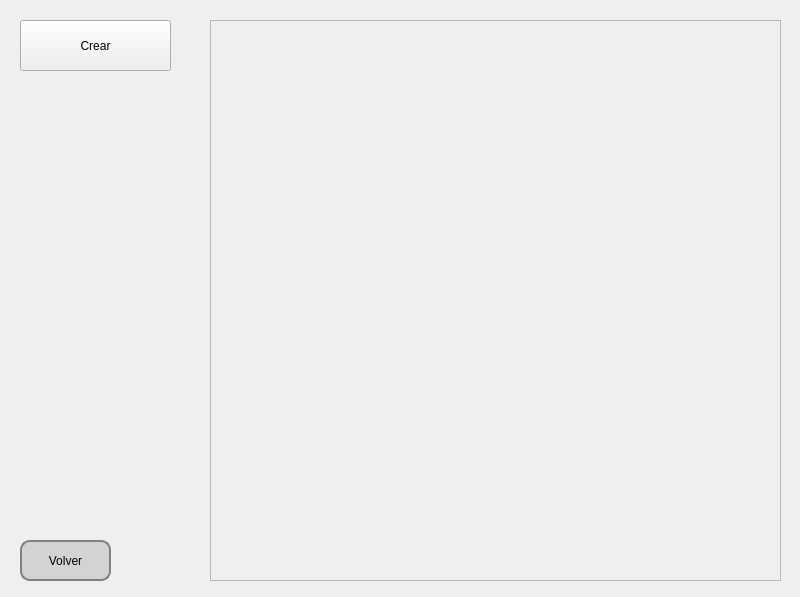
<?xml version="1.0" encoding="UTF-8"?>
<ui version="4.0">
 <class>MainWindow</class>
 <widget class="QMainWindow" name="MainWindow">
  <property name="geometry">
   <rect>
    <x>0</x>
    <y>0</y>
    <width>800</width>
    <height>597</height>
   </rect>
  </property>
  <property name="windowTitle">
   <string>MainWindow</string>
  </property>
  <widget class="QWidget" name="centralwidget">
   <widget class="QPushButton" name="crearButton">
    <property name="geometry">
     <rect>
      <x>20</x>
      <y>20</y>
      <width>151</width>
      <height>51</height>
     </rect>
    </property>
    <property name="text">
     <string>Crear</string>
    </property>
   </widget>
   <widget class="QPushButton" name="volverButton">
    <property name="geometry">
     <rect>
      <x>20</x>
      <y>540</y>
      <width>91</width>
      <height>41</height>
     </rect>
    </property>
    <property name="styleSheet">
     <string notr="true">QPushButton {
    background-color: lightgray;
    color: black;
    border: 2px solid gray;
    border-radius: 10px;
    padding: 5px;
}

QPushButton:hover {
    background-color: silver;
}

QPushButton:pressed {
    background-color: darkgray;
}</string>
    </property>
    <property name="text">
     <string>Volver</string>
    </property>
   </widget>
   <widget class="QScrollArea" name="informationScroll">
    <property name="geometry">
     <rect>
      <x>210</x>
      <y>20</y>
      <width>571</width>
      <height>561</height>
     </rect>
    </property>
    <property name="horizontalScrollBarPolicy">
     <enum>Qt::ScrollBarPolicy::ScrollBarAlwaysOff</enum>
    </property>
    <property name="widgetResizable">
     <bool>true</bool>
    </property>
    <widget class="QWidget" name="scrollAreaWidgetContents">
     <property name="geometry">
      <rect>
       <x>0</x>
       <y>0</y>
       <width>569</width>
       <height>559</height>
      </rect>
     </property>
     <widget class="QWidget" name="verticalLayoutWidget">
      <property name="geometry">
       <rect>
        <x>0</x>
        <y>0</y>
        <width>571</width>
        <height>561</height>
       </rect>
      </property>
      <layout class="QVBoxLayout" name="rows">
       <property name="sizeConstraint">
        <enum>QLayout::SizeConstraint::SetMinimumSize</enum>
       </property>
      </layout>
     </widget>
    </widget>
   </widget>
  </widget>
 </widget>
 <resources/>
 <connections/>
</ui>
